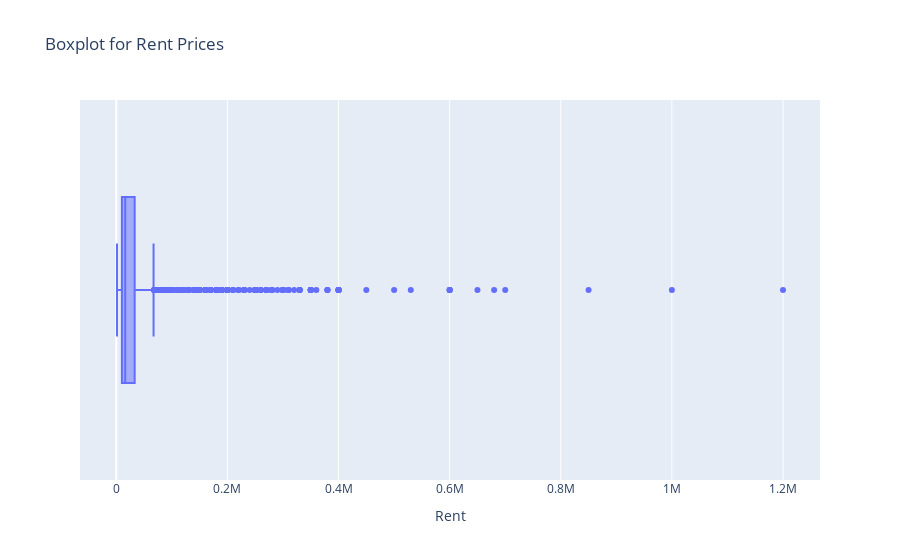

The cell this chart's notebook holds for it:
### Code cell
data.drop([1837], axis=0, inplace=True)

fig = px.box(data, x="Rent",title='Boxplot for Rent Prices')
fig.show()

### Figure 1 — Plotly figure (JSON) as saved in the notebook; plotly's stock layout.template omitted (floating-point values rounded to 4 significant figures; data arrays with more than 128 entries replaced by an {"elided": "..."} marker saying what was removed)
{"data": [{"alignmentgroup": "True", "hovertemplate": "Rent=%{x}<extra></extra>", "legendgroup": "", "marker": {"color": "#636efa"}, "name": "", "notched": false, "offsetgroup": "", "orientation": "h", "showlegend": false, "type": "box", "x": {"elided": "4745 int values"}, "x0": " ", "xaxis": "x", "y0": " ", "yaxis": "y"}], "layout": {"boxmode": "group", "legend": {"tracegroupgap": 0}, "title": {"text": "Boxplot for Rent Prices"}, "xaxis": {"anchor": "y", "domain": [0, 1], "title": {"text": "Rent"}}, "yaxis": {"anchor": "x", "domain": [0, 1]}}}
